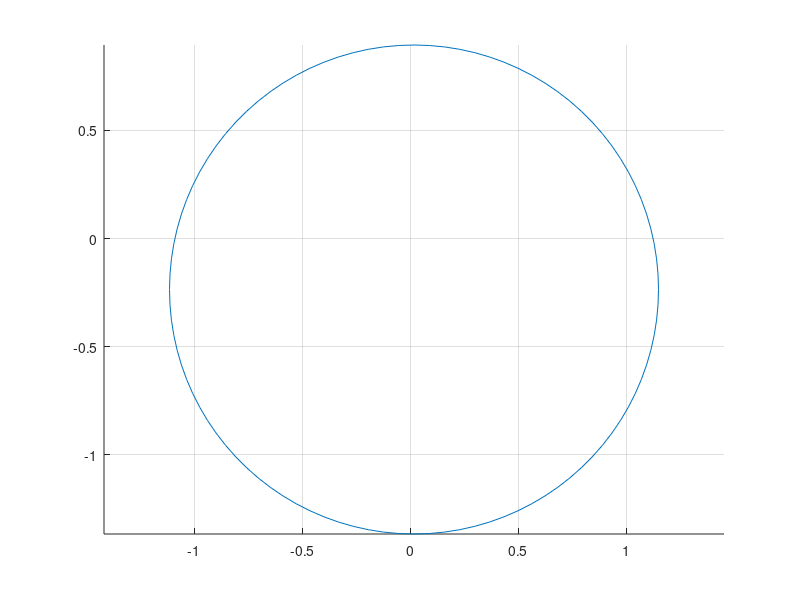

Write the MATLAB code that produced this figure. (Note: this script raises an error after producing the figure.)
close all; clear all; clc;

data=[-1 0; -.9 .1; -.5 .9; 0 1; .5 .85; .75 .5; 1 0; 0 -1.5];

A=[]*length(data);
y=[]*length(data);
for i=1:length(data)
    A(i,:)=[2*data(i,1) 2*data(i,2) 1];
    y(i)=data(i,1)^2+data(i,2)^2;
end
y=y';

x=A'*pinv(A*A')*y
r=sqrt(x(3)+x(1)^2+x(2)^2);

figure(1)
hold on
axis equal
grid on
th=0:pi/50:2*pi;
xpoints=r*cos(th)+x(1);
ypoints=r*sin(th)+x(2);
h1=plot(xpoints,ypoints);
h2=plot(x(1),x(2),'kO');
h3=scatter(data(:,1),data(:,2),'rx');
xlabel('x')
ylabel('y')
legend([h2 h3],'center','data points')